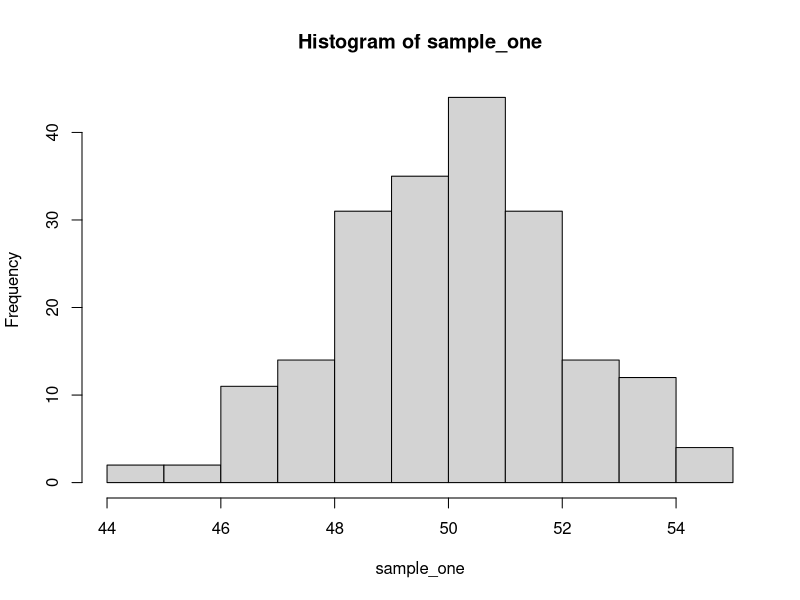
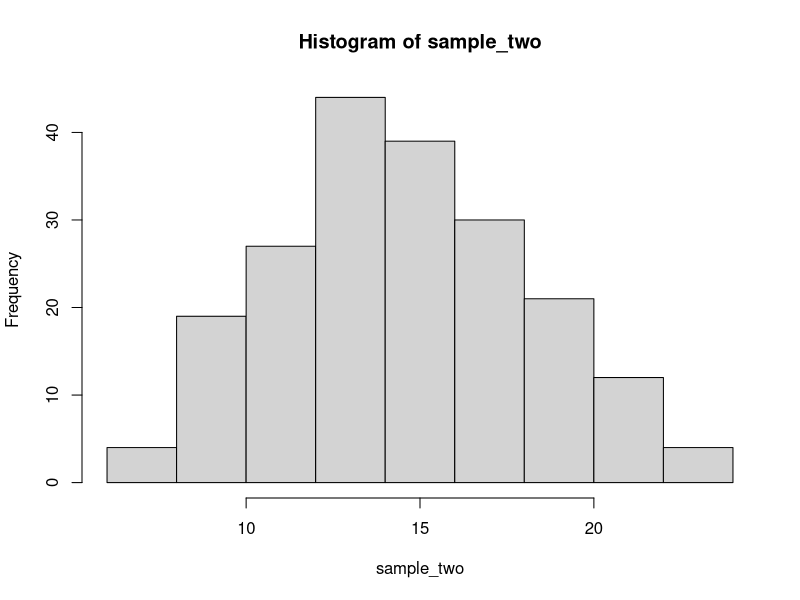

Here is the R script that generated these plots, in order:
## ---- chunk 1
#First, let's make a data set with a normal distribution to use as a comparison later on. Remember, we want a large data set in order to run this test effectively.
sample_one <- rnorm(200, mean = 50, sd = 2) #making an arbitrary data set with the rnorm function to ensure normalcy
head(sample_one) #first 6 rows of our new data set
hist(sample_one) #visualizing the normal distribution with a histogram
## ---- chunk 2
sample_two <- rpois(200, 15) #using rpois() to randomize a large data set, keeping our size the same for simplicity
head(sample_two)
hist(sample_two)
## ---- chunk 3
# create matrix with 5 columns and 2 rows
data <- matrix(c(16,25,17,8,11, 14, 5, 13, 22, 19), nrow = 2, ncol = 5, byrow = TRUE)
 
# specify the column names and row names of matrix
colnames(data) <- c('A.marmorata ','C.fimbriata ','C.picta ','C.flavomarginata ', 'C.amboinensis')
rownames(data) <-  c('Cucumber','Lettuce')
 
# assign to table
final = as.table(data)
 
# display
final
